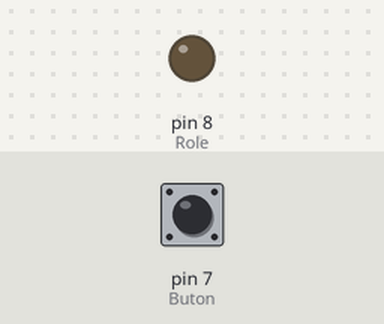
Recording of a sketch running on a simulated Arduino Uno, built with avr-gcc and run on an emulated ATmega328P. Shown: output pins drawn as LEDs (lit = HIGH). Dashed ring = blinking. Inputs (shaded band) come from the test bench; at power-on: pin 7 (Buton) LOW.

Above: at 1.2 s.
1.3 s: pin 7 (Buton) pulled HIGH for 1 s
At 1.45 s:
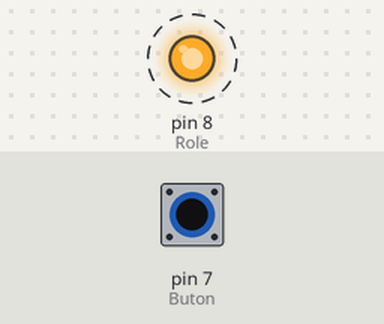
3.8 s: pin 7 (Buton) pulled HIGH for 0.15 s
At 4.4 s:
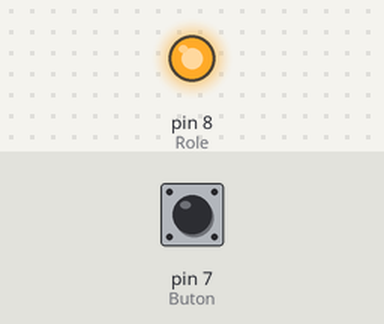
5.4 s: pin 7 (Buton) pulled HIGH for 3.2 s
At 9.1 s:
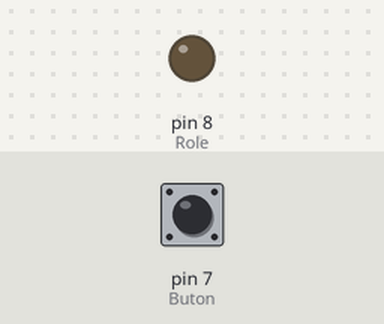
Timing chart, 0 to 10.6 s (numbered marks = the images above; inputs shaded):
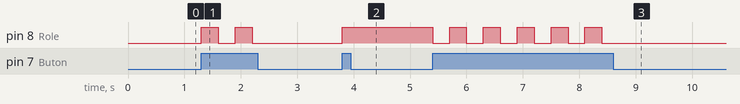

Measured:
- after the input at 1.3 s, pin 8 (Role): alternates HIGH for 0.30 s and LOW for 0.30 s, 4 changes in all, then stays LOW, starting at once
- after the input at 3.8 s, pin 8 (Role): LOW → HIGH at once
- after the input at 5.4 s, pin 8 (Role): alternates HIGH for 0.30 s and LOW for 0.30 s, 11 changes in all, then stays LOW, starting at once

The sketch:

Kod.ino
```cpp
int Buton=7;
int Role=8;
int RoleDurum=0; //Röle Kapalı Olarak Tanımladık
void setup() {
  pinMode(Role,OUTPUT);
  pinMode(Buton,INPUT);
}
void loop() {
  if(digitalRead(Buton)==1){ //Butona basınca
    RoleDurum = !RoleDurum; //RoleDurum tersi olsun
    digitalWrite(Role,RoleDurum); //Açıksa Kapansın
    delay(300); //Bekle       //Kapalıysa Açılsın
  }
}
```
